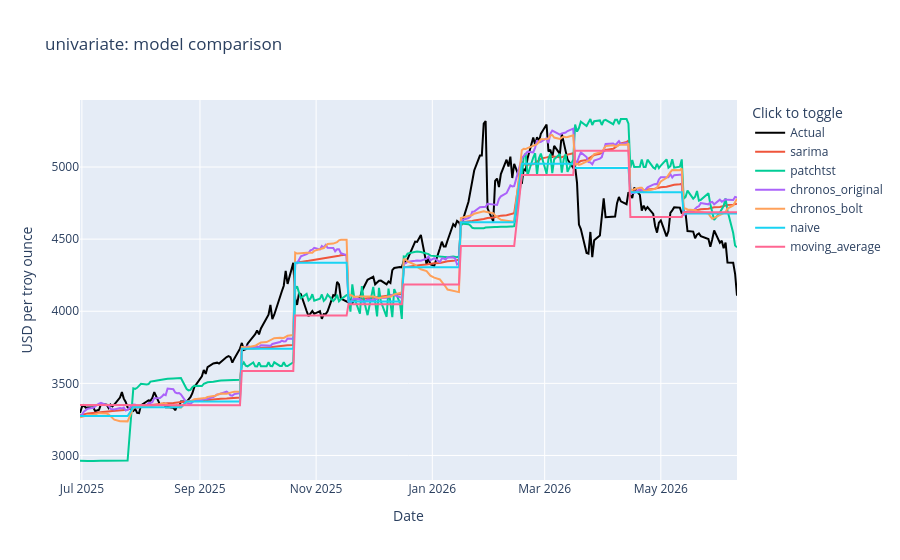
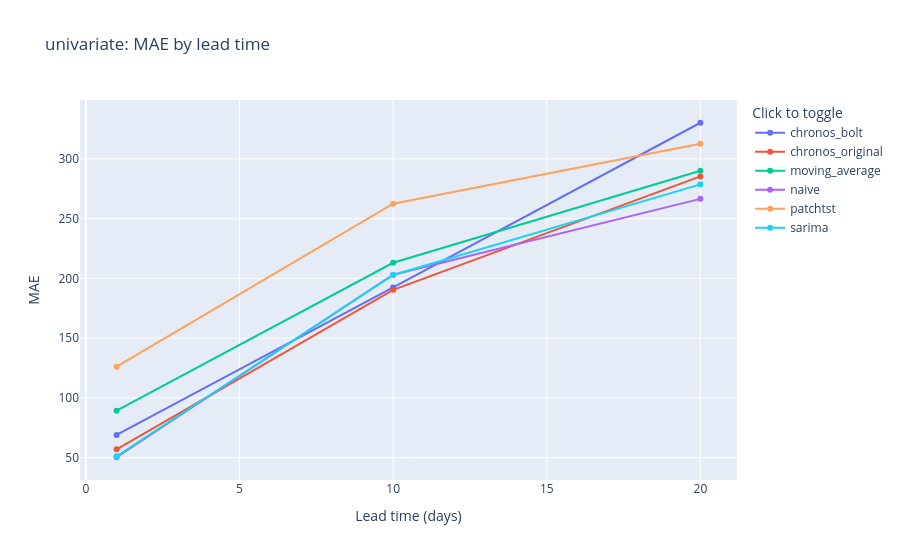

The code cell stored with these charts, in order, in its notebook:
### Code cell
univariate_results = {name: r for name, r in {
    'sarima': sarima_result, 'patchtst': patchtst_result,
    'chronos_original': chronos_original_result, 'chronos_bolt': chronos_bolt_result,
    **univariate_baselines,
}.items() if r is not None}  # disabled models (enabled=false) are None and dropped here, so downstream comparisons never see them
univariate_metrics, univariate_forecast_fig, univariate_lead_time_fig = compare_results(univariate_results, 'univariate', data_hash)
display(univariate_metrics)
display(univariate_forecast_fig)
display(univariate_lead_time_fig)

save_interactive_figure(univariate_forecast_fig, FIGURES / f'univariate_forecast_comparison_{data_hash[:12]}.html')
save_interactive_figure(univariate_lead_time_fig, FIGURES / f'univariate_error_by_lead_time_{data_hash[:12]}.html')

### Figure 1 — Plotly figure (JSON) as saved in the notebook; plotly's stock layout.template omitted (floating-point values rounded to 4 significant figures; data arrays with more than 128 entries replaced by an {"elided": "..."} marker saying what was removed)
{"data": [{"line": {"color": "black", "width": 2}, "name": "Actual", "type": "scatter", "x": {"elided": "240 str values"}, "y": {"elided": "240 float values"}}, {"mode": "lines", "name": "sarima", "type": "scatter", "x": {"elided": "240 str values"}, "y": {"elided": "240 float values"}}, {"mode": "lines", "name": "patchtst", "type": "scatter", "x": {"elided": "240 str values"}, "y": {"elided": "240 float values"}}, {"mode": "lines", "name": "chronos_original", "type": "scatter", "x": {"elided": "240 str values"}, "y": {"elided": "240 float values"}}, {"mode": "lines", "name": "chronos_bolt", "type": "scatter", "x": {"elided": "240 str values"}, "y": {"elided": "240 float values"}}, {"mode": "lines", "name": "naive", "type": "scatter", "x": {"elided": "240 str values"}, "y": {"elided": "240 float values"}}, {"mode": "lines", "name": "moving_average", "type": "scatter", "x": {"elided": "240 str values"}, "y": {"elided": "240 float values"}}], "layout": {"hovermode": "x unified", "legend": {"title": {"text": "Click to toggle"}}, "title": {"text": "univariate: model comparison"}, "xaxis": {"title": {"text": "Date"}}, "yaxis": {"title": {"text": "USD per troy ounce"}}}}

### Figure 2 — Plotly figure (JSON) as saved in the notebook; plotly's stock layout.template omitted (floating-point values rounded to 4 significant figures)
{"data": [{"mode": "lines+markers", "name": "chronos_bolt", "type": "scatter", "x": [1, 10, 20], "y": [69.03, 192.4, 330.2]}, {"mode": "lines+markers", "name": "chronos_original", "type": "scatter", "x": [1, 10, 20], "y": [57.01, 190.4, 285.3]}, {"mode": "lines+markers", "name": "moving_average", "type": "scatter", "x": [1, 10, 20], "y": [89.24, 213.0, 290.0]}, {"mode": "lines+markers", "name": "naive", "type": "scatter", "x": [1, 10, 20], "y": [50.32, 203.0, 266.5]}, {"mode": "lines+markers", "name": "patchtst", "type": "scatter", "x": [1, 10, 20], "y": [126.1, 262.4, 312.6]}, {"mode": "lines+markers", "name": "sarima", "type": "scatter", "x": [1, 10, 20], "y": [51.16, 202.8, 278.6]}], "layout": {"legend": {"title": {"text": "Click to toggle"}}, "title": {"text": "univariate: MAE by lead time"}, "xaxis": {"title": {"text": "Lead time (days)"}}, "yaxis": {"title": {"text": "MAE"}}}}
